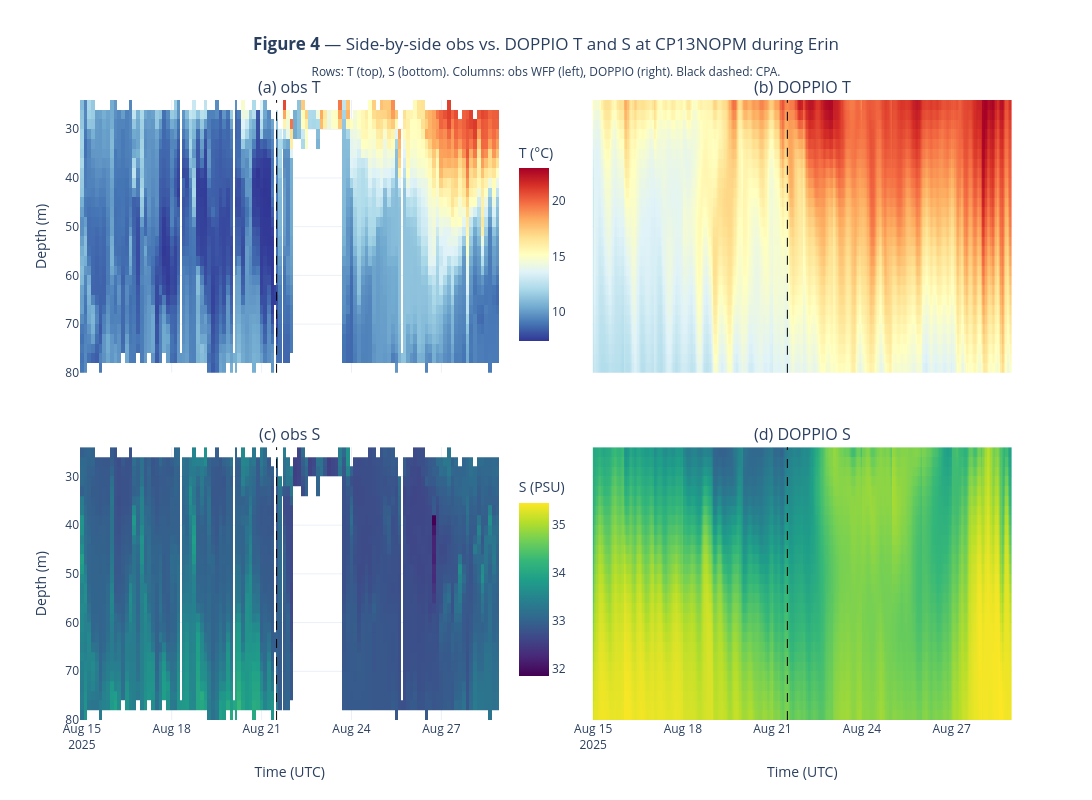

Notebook source saved alongside this figure:
### Markdown cell above
<span style="font-family: 'Courier New', monospace;">

## 6. Figure 4 — Side-by-side obs vs. DOPPIO for T and S (T035)

Four panels, common color scale per variable:

- **(a)** obs T — **(b)** DOPPIO T
- **(c)** obs S — **(d)** DOPPIO S

Same depth and time axes as Figures 2–3. CPA marked on every panel.

</span>

### Code cell
wfp_T    = wfp.pivot(index='depth', columns='time', values='T').sort_index()
doppio_T = doppio.pivot(index='depth', columns='time', values='T').sort_index()
wfp_S    = wfp.pivot(index='depth', columns='time', values='S').sort_index()
doppio_S = doppio.pivot(index='depth', columns='time', values='S').sort_index()

# Shared ranges per variable
tmin = min(np.nanmin(wfp_T.values), np.nanmin(doppio_T.values))
tmax = max(np.nanmax(wfp_T.values), np.nanmax(doppio_T.values))
smin = min(np.nanmin(wfp_S.values), np.nanmin(doppio_S.values))
smax = max(np.nanmax(wfp_S.values), np.nanmax(doppio_S.values))

fig4 = make_subplots(
    rows=2, cols=2,
    subplot_titles=('(a) obs T', '(b) DOPPIO T', '(c) obs S', '(d) DOPPIO S'),
    shared_xaxes=True, shared_yaxes=True,
    horizontal_spacing=0.10, vertical_spacing=0.12,
)

# Row 1: temperature
fig4.add_trace(
    go.Heatmap(x=wfp_T.columns, y=wfp_T.index, z=wfp_T.values,
               zmin=tmin, zmax=tmax, colorscale='RdYlBu_r',
               colorbar=dict(title='T (°C)', x=0.46, y=0.77, len=0.35, yanchor='middle')),
    row=1, col=1,
)
fig4.add_trace(
    go.Heatmap(x=doppio_T.columns, y=doppio_T.index, z=doppio_T.values,
               zmin=tmin, zmax=tmax, colorscale='RdYlBu_r', showscale=False),
    row=1, col=2,
)
# Row 2: salinity
fig4.add_trace(
    go.Heatmap(x=wfp_S.columns, y=wfp_S.index, z=wfp_S.values,
               zmin=smin, zmax=smax, colorscale='Viridis',
               colorbar=dict(title='S (PSU)', x=0.46, y=0.23, len=0.35, yanchor='middle')),
    row=2, col=1,
)
fig4.add_trace(
    go.Heatmap(x=doppio_S.columns, y=doppio_S.index, z=doppio_S.values,
               zmin=smin, zmax=smax, colorscale='Viridis', showscale=False),
    row=2, col=2,
)

# CPA line on all four panels
for r in (1, 2):
    for c in (1, 2):
        fig4.add_vline(x=CPA_TIME, line=dict(color='black', width=1, dash='dash'), row=r, col=c)

# Axes: depth reversed everywhere, titles on bottom-left
for r in (1, 2):
    for c in (1, 2):
        fig4.update_yaxes(autorange='reversed', row=r, col=c)
fig4.update_yaxes(title='Depth (m)', row=1, col=1)
fig4.update_yaxes(title='Depth (m)', row=2, col=1)
fig4.update_xaxes(title='Time (UTC)', row=2, col=1)
fig4.update_xaxes(title='Time (UTC)', row=2, col=2)

fig4.update_layout(
    title=dict(
        text='<b>Figure 4</b> — Side-by-side obs vs. DOPPIO T and S at CP13NOPM during Erin<br>'
             '<sub>Rows: T (top), S (bottom). Columns: obs WFP (left), DOPPIO (right). Black dashed: CPA.</sub>',
        x=0.5, xanchor='center',
    ),
    height=800, width=1200,
    template='plotly_white',
)
fig4.write_html(FIG_DIR / 'fig04_obs_vs_doppio_TS.html')
fig4
